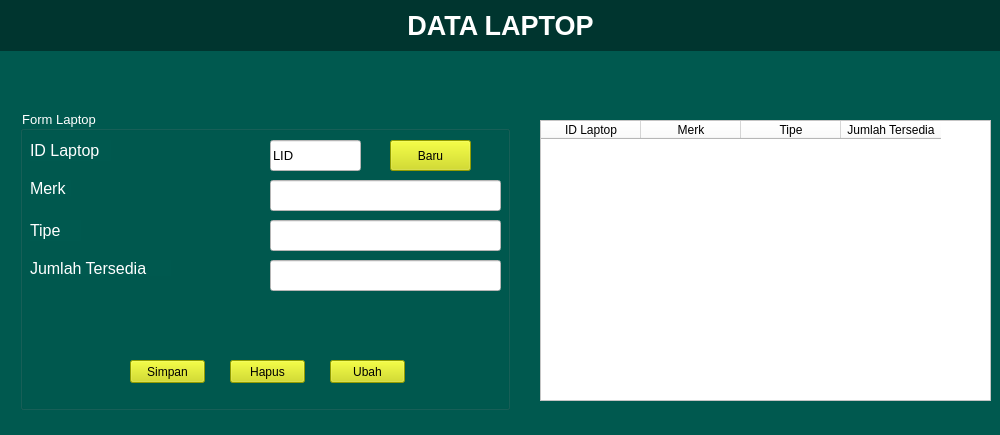
<?xml version="1.0" encoding="UTF-8"?>
<ui version="4.0">
 <class>MainWindow</class>
 <widget class="QMainWindow" name="MainWindow">
  <property name="geometry">
   <rect>
    <x>0</x>
    <y>0</y>
    <width>1000</width>
    <height>435</height>
   </rect>
  </property>
  <property name="font">
   <font>
    <pointsize>9</pointsize>
   </font>
  </property>
  <property name="windowTitle">
   <string>MainWindow</string>
  </property>
  <property name="styleSheet">
   <string notr="true">background-color: rgb(0, 89, 79);</string>
  </property>
  <widget class="QWidget" name="centralwidget">
   <widget class="QGroupBox" name="groupBox">
    <property name="geometry">
     <rect>
      <x>20</x>
      <y>110</y>
      <width>490</width>
      <height>300</height>
     </rect>
    </property>
    <property name="font">
     <font>
      <pointsize>10</pointsize>
      <weight>50</weight>
      <bold>false</bold>
     </font>
    </property>
    <property name="styleSheet">
     <string notr="true">color: rgb(255, 255, 255);</string>
    </property>
    <property name="title">
     <string>Form Laptop</string>
    </property>
    <widget class="QLabel" name="label_2">
     <property name="geometry">
      <rect>
       <x>10</x>
       <y>30</y>
       <width>81</width>
       <height>21</height>
      </rect>
     </property>
     <property name="font">
      <font>
       <pointsize>12</pointsize>
      </font>
     </property>
     <property name="text">
      <string>ID Laptop</string>
     </property>
    </widget>
    <widget class="QLabel" name="label_3">
     <property name="geometry">
      <rect>
       <x>10</x>
       <y>70</y>
       <width>41</width>
       <height>16</height>
      </rect>
     </property>
     <property name="font">
      <font>
       <pointsize>12</pointsize>
      </font>
     </property>
     <property name="text">
      <string>Merk</string>
     </property>
    </widget>
    <widget class="QLabel" name="label_4">
     <property name="geometry">
      <rect>
       <x>10</x>
       <y>110</y>
       <width>51</width>
       <height>21</height>
      </rect>
     </property>
     <property name="font">
      <font>
       <pointsize>12</pointsize>
      </font>
     </property>
     <property name="text">
      <string>Tipe</string>
     </property>
    </widget>
    <widget class="QLabel" name="label_5">
     <property name="geometry">
      <rect>
       <x>10</x>
       <y>150</y>
       <width>141</width>
       <height>16</height>
      </rect>
     </property>
     <property name="font">
      <font>
       <pointsize>12</pointsize>
      </font>
     </property>
     <property name="text">
      <string>Jumlah Tersedia</string>
     </property>
    </widget>
    <widget class="QLineEdit" name="editLaptopID">
     <property name="geometry">
      <rect>
       <x>250</x>
       <y>30</y>
       <width>91</width>
       <height>31</height>
      </rect>
     </property>
     <property name="font">
      <font>
       <pointsize>10</pointsize>
      </font>
     </property>
     <property name="styleSheet">
      <string notr="true">background-color: rgb(255, 255, 255);
color: rgb(0, 0, 0);</string>
     </property>
     <property name="text">
      <string>LID</string>
     </property>
    </widget>
    <widget class="QLineEdit" name="editMerk">
     <property name="geometry">
      <rect>
       <x>250</x>
       <y>70</y>
       <width>231</width>
       <height>31</height>
      </rect>
     </property>
     <property name="styleSheet">
      <string notr="true">background-color: rgb(255, 255, 255);
color: rgb(0, 0, 0);</string>
     </property>
    </widget>
    <widget class="QLineEdit" name="editTipe">
     <property name="geometry">
      <rect>
       <x>250</x>
       <y>110</y>
       <width>231</width>
       <height>31</height>
      </rect>
     </property>
     <property name="styleSheet">
      <string notr="true">background-color: rgb(255, 255, 255);
color: rgb(0, 0, 0);</string>
     </property>
    </widget>
    <widget class="QLineEdit" name="editJumlah">
     <property name="geometry">
      <rect>
       <x>250</x>
       <y>150</y>
       <width>231</width>
       <height>31</height>
      </rect>
     </property>
     <property name="styleSheet">
      <string notr="true">background-color: rgb(255, 255, 255);
color: rgb(0, 0, 0);</string>
     </property>
    </widget>
    <widget class="QPushButton" name="btnSimpan">
     <property name="geometry">
      <rect>
       <x>110</x>
       <y>250</y>
       <width>75</width>
       <height>23</height>
      </rect>
     </property>
     <property name="styleSheet">
      <string notr="true">background-color: rgb(206, 220, 0);
color: rgb(0, 0, 0);
</string>
     </property>
     <property name="text">
      <string>Simpan</string>
     </property>
    </widget>
    <widget class="QPushButton" name="btnHapus">
     <property name="geometry">
      <rect>
       <x>210</x>
       <y>250</y>
       <width>75</width>
       <height>23</height>
      </rect>
     </property>
     <property name="styleSheet">
      <string notr="true">background-color: rgb(206, 220, 0);
color: rgb(0, 0, 0);</string>
     </property>
     <property name="text">
      <string>Hapus</string>
     </property>
    </widget>
    <widget class="QPushButton" name="btnUbah">
     <property name="geometry">
      <rect>
       <x>310</x>
       <y>250</y>
       <width>75</width>
       <height>23</height>
      </rect>
     </property>
     <property name="styleSheet">
      <string notr="true">background-color: rgb(206, 220, 0);
color: rgb(0, 0, 0);</string>
     </property>
     <property name="text">
      <string>Ubah</string>
     </property>
    </widget>
    <widget class="QPushButton" name="btnBaru">
     <property name="geometry">
      <rect>
       <x>370</x>
       <y>30</y>
       <width>81</width>
       <height>31</height>
      </rect>
     </property>
     <property name="styleSheet">
      <string notr="true">background-color: rgb(206, 220, 0);
color: rgb(0, 0, 0);</string>
     </property>
     <property name="text">
      <string>Baru</string>
     </property>
    </widget>
   </widget>
   <widget class="QLabel" name="label">
    <property name="geometry">
     <rect>
      <x>0</x>
      <y>0</y>
      <width>1001</width>
      <height>51</height>
     </rect>
    </property>
    <property name="font">
     <font>
      <pointsize>20</pointsize>
      <weight>75</weight>
      <bold>true</bold>
     </font>
    </property>
    <property name="styleSheet">
     <string notr="true">background-color: rgb(0, 53, 47);
color: rgb(255, 255, 255);</string>
    </property>
    <property name="frameShape">
     <enum>QFrame::NoFrame</enum>
    </property>
    <property name="text">
     <string>DATA LAPTOP</string>
    </property>
    <property name="alignment">
     <set>Qt::AlignCenter</set>
    </property>
   </widget>
   <widget class="QTableWidget" name="tblLaptop">
    <property name="geometry">
     <rect>
      <x>540</x>
      <y>120</y>
      <width>451</width>
      <height>281</height>
     </rect>
    </property>
    <property name="styleSheet">
     <string notr="true">background-color: rgb(255, 255, 255);</string>
    </property>
    <property name="editTriggers">
     <set>QAbstractItemView::NoEditTriggers</set>
    </property>
    <property name="selectionMode">
     <enum>QAbstractItemView::SingleSelection</enum>
    </property>
    <property name="selectionBehavior">
     <enum>QAbstractItemView::SelectRows</enum>
    </property>
    <column>
     <property name="text">
      <string>ID Laptop</string>
     </property>
    </column>
    <column>
     <property name="text">
      <string>Merk</string>
     </property>
    </column>
    <column>
     <property name="text">
      <string>Tipe</string>
     </property>
    </column>
    <column>
     <property name="text">
      <string>Jumlah Tersedia</string>
     </property>
    </column>
   </widget>
  </widget>
  <widget class="QStatusBar" name="statusbar"/>
 </widget>
 <resources/>
 <connections/>
</ui>
